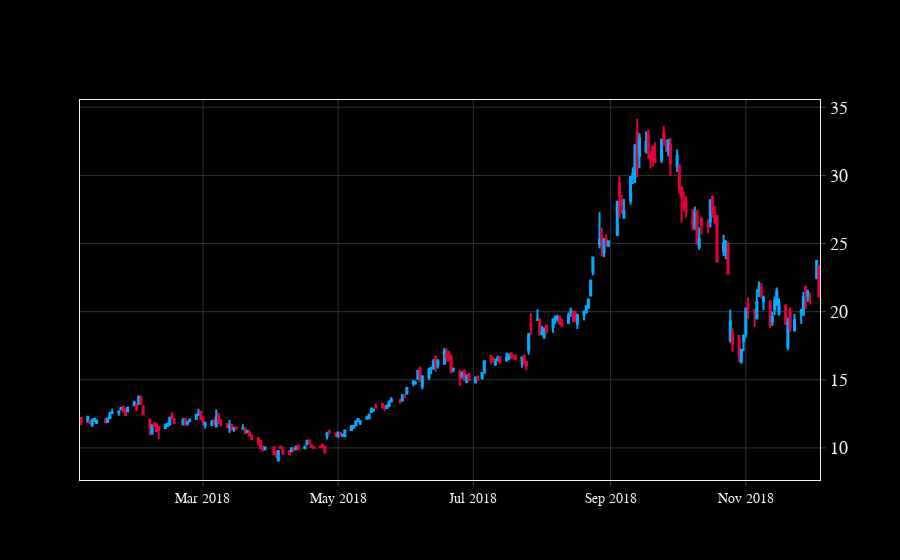

Notebook source saved alongside this figure:
### Code cell
fig = go.Figure(data=[go.Candlestick(x=df.date,
                open=df['Open'],
                high=df['High'],
                low=df['Low'],
                close=df['Close'])])

fig.show()

### Figure 1 — Plotly figure (JSON) as saved in the notebook; plotly's stock layout.template omitted (floating-point values rounded to 4 significant figures; data arrays with more than 128 entries replaced by an {"elided": "..."} marker saying what was removed)
{"data": [{"close": {"elided": "231 float values"}, "high": {"elided": "231 float values"}, "low": {"elided": "231 float values"}, "open": {"elided": "231 float values"}, "type": "candlestick", "x": {"elided": "231 str values"}}], "layout": {}}
